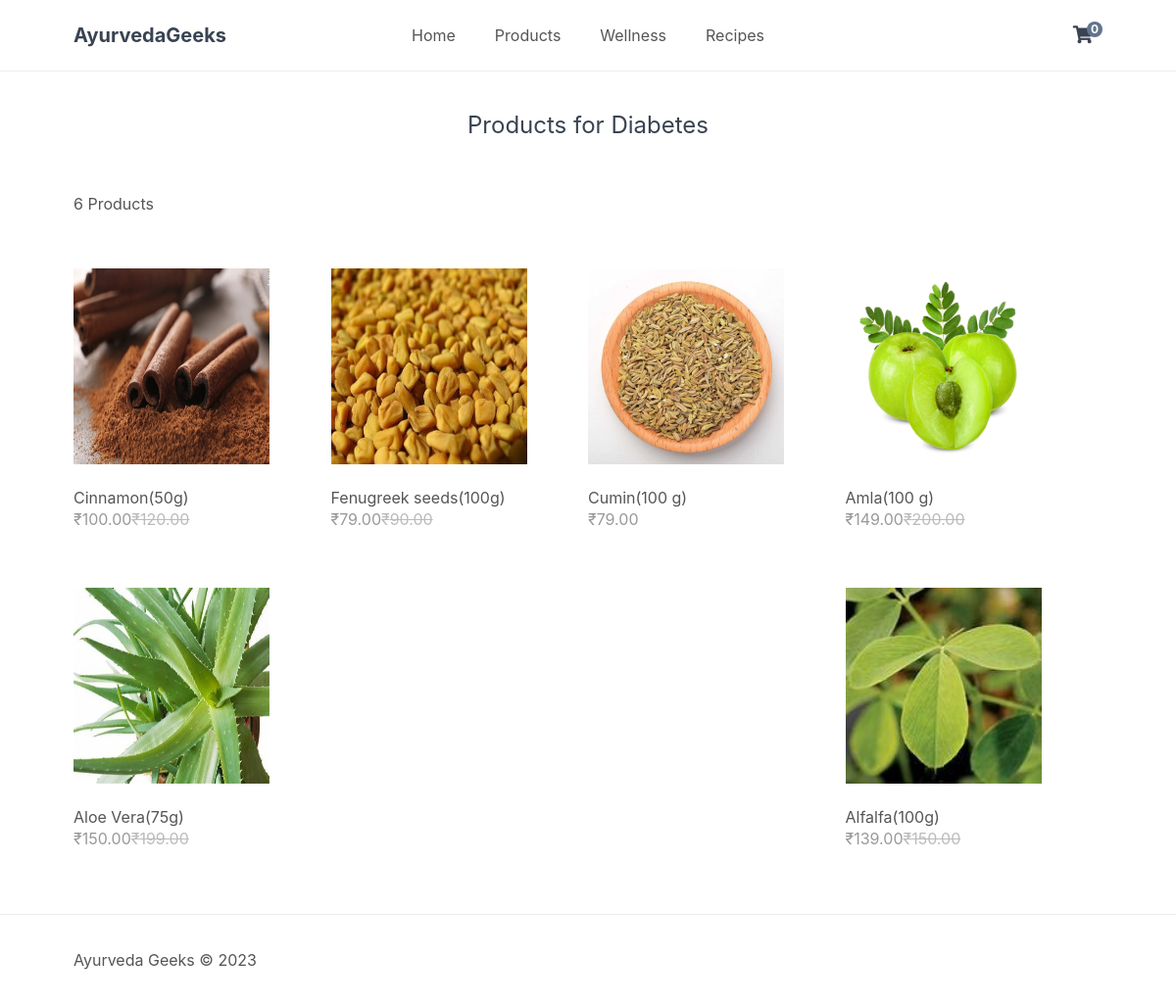
/index.php?page=property&pid=3&pname=Diabetes, run on the app's committed database.
### tables this page shows
CREATE TABLE `properties` (
  `pid` int(11) NOT NULL,
  `pname` varchar(100) NOT NULL,
  `pimg` text NOT NULL
);

CREATE TABLE `products` (
  `id` int(11) NOT NULL,
  `name` varchar(200) NOT NULL,
  `desc` text NOT NULL,
  `price` decimal(7,2) NOT NULL,
  `rrp` decimal(7,2) NOT NULL DEFAULT 0.00,
  `quantity` int(11) NOT NULL,
  `img` text NOT NULL,
  `date_added` datetime NOT NULL DEFAULT current_timestamp()
);

### index.php (called while the page is built, shortened)
<?php
include 'functions.php';
$page = isset($_GET['page']) && file_exists($_GET['page'] . '.php') ? $_GET['page'] : 'home';
include $page . '.php';
?>

### property.php (the view, shortened to what this page needs)
<?php
if (isset($_GET['pid'])) {
$x= isset($_GET['pid']) && is_numeric($_GET['pid']) ? (int)$_GET['pid'] : 1;
$stmt = mysqli_query($con,"SELECT * FROM properties,relation,products WHERE properties.pid='$x' and properties.pid=relation.pid and relation.id=products.id");
$products  =mysqli_fetch_all($stmt,MYSQLI_ASSOC);
$stmt=mysqli_query($con,"SELECT * FROM properties,relation,products WHERE properties.pid='$x' and properties.pid=relation.pid and relation.id=products.id");
$total_products = mysqli_num_rows($stmt);
$props =mysqli_fetch_all($stmt,MYSQLI_ASSOC);
$propname="";
foreach ($props as $prop):
    $propname=$prop['pname'];
endforeach;
}
?>
<?=template_header('Property')?>
<div class="products content-wrapper">
<h1>Products for <?=$propname?><?php $_GET['pname']?></h1>
<p><?=$total_products?> Products
</p>
<div class="products-wrapper">
<?php foreach ($products as $product): ?>
<a href="index.php?page=product&id=<?=$product['id']?>" class="product">
<img src="imgs/<?=$product['img']?>" width="200" height="200" alt="<?=$product['name']?>">
<span class="name"><?=$product['name']?></span>
<span class="price">
&#8377;<?=$product['price']?>
<?php if ($product['rrp'] > 0): ?>
<span class="rrp">&#8377;<?=$product['rrp']?></span>
<?php endif; ?>
</span>
</a>
<?php endforeach; ?>
</div>
</div>
<?=template_footer()?>

### style.css (style rules this page uses)
* { box-sizing: border-box; font-family: -apple-system, BlinkMacSystemFont, "segoe ui", roboto, oxygen, ubuntu, cantarell, "fira sans", "droid sans", "helvetica neue", Arial, sans-serif; font-size: 16px; -webkit-font-smoothing: antialiased; -moz-osx-font-smoothing: grayscale; }
html { height: 100%; }
body { position: relative; min-height: 100%; color: #555555; background-color: #FFFFFF; margin: 0; padding-bottom: 100px; }
h1, h2, h3, h4, h5 { color: #394352; }
.content-wrapper { width: 1050px; margin: 0 auto; }
main .recentlyadded .products, main .products .products-wrapper { display: flex; flex-wrap: wrap; align-items: center; justify-content: space-between; padding: 40px 0 0 0; }
main .recentlyadded .products .product, main .products .products-wrapper .product { display: block; overflow: hidden; text-decoration: none; width: 25%; padding-bottom: 60px; }
main .recentlyadded .products .product img, main .products .products-wrapper .product img { transform: scale(1); transition: transform 1s; }
main .recentlyadded .products .product .name, main .products .products-wrapper .product .name { display: block; color: #555555; padding: 20px 0 2px 0; }
main .recentlyadded .products .product .price, main .products .products-wrapper .product .price { display: block; color: #999999; }
main .recentlyadded .products .product .rrp, main .products .products-wrapper .product .rrp { color: #BBBBBB; text-decoration: line-through; }
main > .products h1 { display: block; font-weight: normal; margin: 0; padding: 40px 0; font-size: 24px; text-align: center; width: 100%; }

### data on the page
properties: pname "Diabetes", products.img (picture), products.name "Cinnamon(50g)", products.price "100.00", products.rrp "120.00", products.name "Fenugreek seeds(100g)", products.price "79.00", products.rrp "90.00", products.name "Cumin(100 g)", products.name "Amla(100 g)", products.price "149.00", products.rrp "200.00", products.name "Aloe Vera(75g)", products.price "150.00", products.rrp "199.00", products.name "Alfalfa(100g)", products.price "139.00", products.rrp "150.00"

### other printed values
$num_items_in_cart "0"
$total_products "6"
